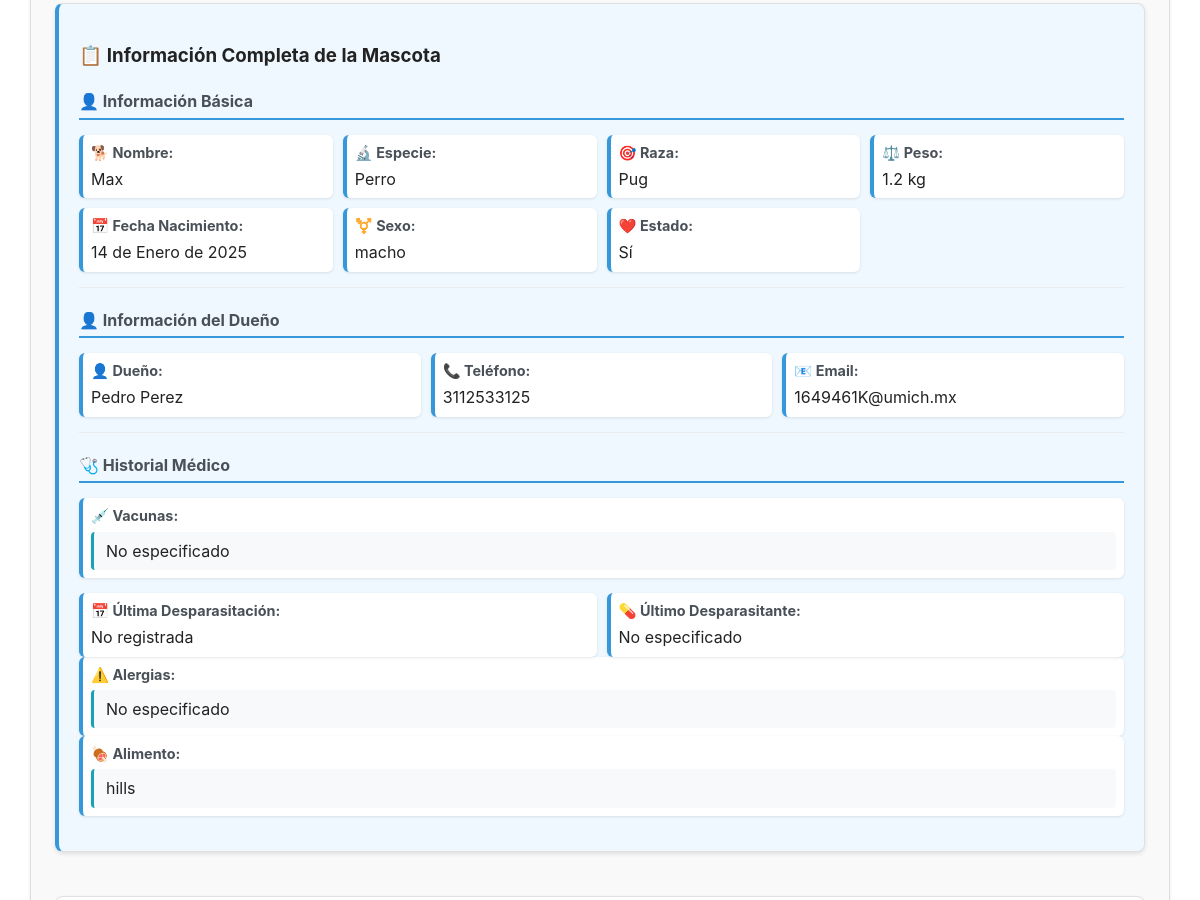
/guarderia-Hospitalizacion/editarServicioHospitalizacion/1/ (signed in, middle part), run on an earlier commit of the app's database.
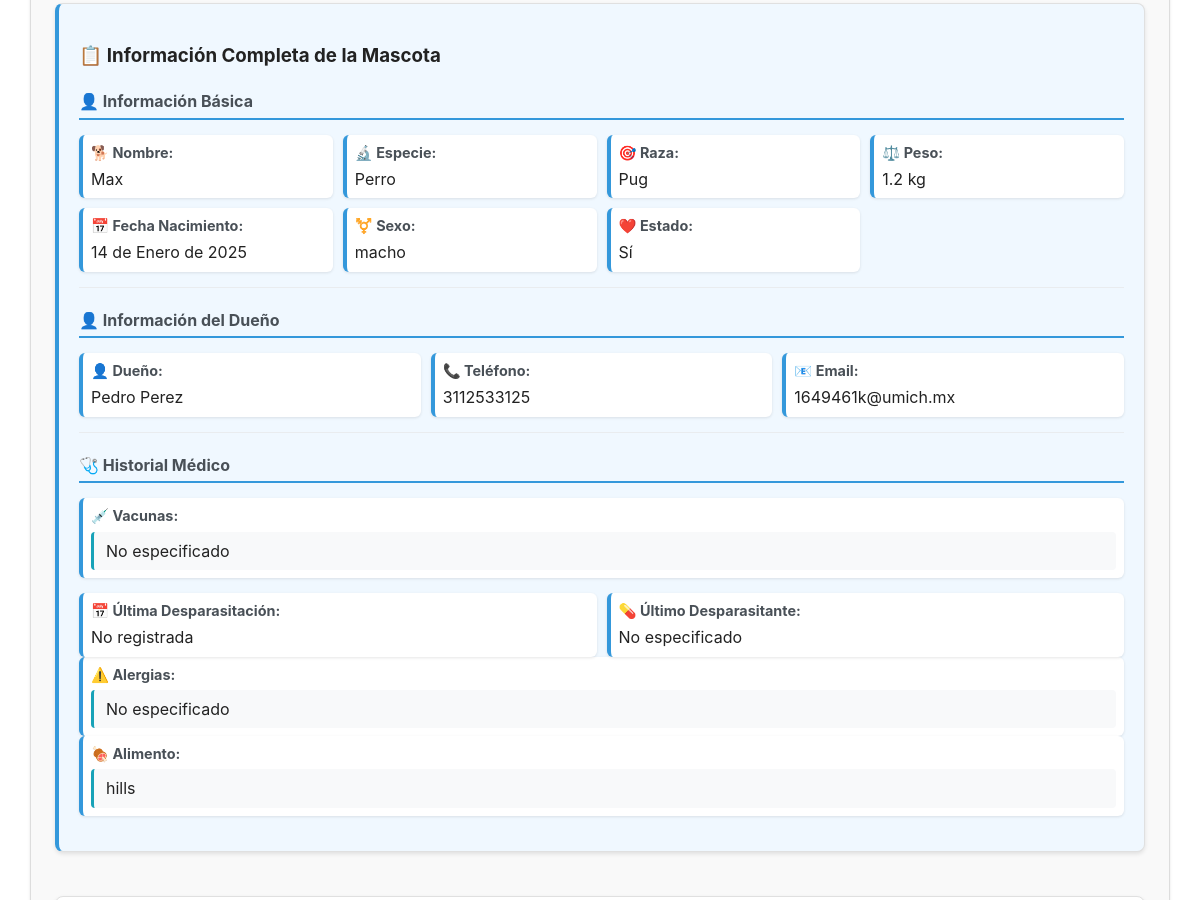
And on a later commit of the database.
### ClientesMascotas/models.py (models this page shows)
class Clientes(models.Model):
    nombre = models.CharField(max_length=255)
    email = models.EmailField(unique=True, blank = True)
    telefono = models.CharField(max_length=20, unique = True)
    direccion = models.TextField(blank=True)

### GuarderiaHospitalizacion/views.py (the view)
# urls.py: path('editarServicioHospitalizacion/<int:pk>/', views.servicio_hospitalizacion_editar, name='servicio_hospitalizacion_editar'),
@login_required
def servicio_hospitalizacion_editar(request, pk):
    hospitalizacion = get_object_or_404(Hospitalizacion, pk=pk)
    mascotas = Mascotas.objects.all().select_related('cliente')
    mascota_id = request.GET.get('mascota') or request.POST.get('mascota') or str(hospitalizacion.mascota.id) if hospitalizacion.mascota else None
    datos_mascota = None
    mascota = None
    if mascota_id:
        try:
            mascota = Mascotas.objects.get(pk=mascota_id)
            datos_mascota = {
                'nombre': mascota.nombre,
                'especie': mascota.especie,
                'raza': mascota.raza,
                'fechaNacimiento': mascota.fechaNacimiento,
                'peso': mascota.peso,
                'sexo': mascota.get_sexo_display(),
                'vacunas': mascota.vacunas,
                'alergias': mascota.alergias,
                'vive': mascota.vive,
                'ultimaDesparasitacion': mascota.ultimaDesparasitacion,
                'ultimoDesparasitante': mascota.ultimoDesparasitante,
                'alimento': mascota.alimento,
                'cliente_nombre': mascota.cliente.nombre,
                'cliente_telefono': mascota.cliente.telefono,
                'cliente_email': mascota.cliente.email,
            }
        except Mascotas.DoesNotExist:
            mascota_id = None
    if request.method == 'POST':
        form = HospitalizacionUpdateForm(request.POST, instance=hospitalizacion)
        if form.is_valid():
            hospitalizacion_editada = form.save(commit=False)
            if mascota_id and mascota:
                hospitalizacion_editada.mascota = mascota
            if 'fotoAntes' in request.FILES and request.FILES['fotoAntes']:
                hospitalizacion_editada.fotoAntes = encode_image_to_base64(request.FILES['fotoAntes'])
            else:
                pass  # Django automáticamente mantiene el valor existente
            if 'fotoDespues' in request.FILES and request.FILES['fotoDespues']:
                hospitalizacion_editada.fotoDespues = encode_image_to_base64(request.FILES['fotoDespues'])
            else:
                pass
            hospitalizacion_editada.save()
            messages.success(request, "Servicio de hospitalización actualizado correctamente.")
            return redirect('servicio_hospitalizacion_detalle', pk=hospitalizacion.pk)
    else:
        form = HospitalizacionUpdateForm(instance=hospitalizacion)
    return render(request, 'guarderiaHospitalizacion/hospitalizacion/editarServicio.html', {
        'form': form,
        'mascotas': mascotas,
        'mascota_id': mascota_id,
        'datos_mascota': datos_mascota,
        'hospitalizacion_actual': hospitalizacion
    })

### templates/guarderiaHospitalizacion/hospitalizacion/editarServicio.html (shortened to what this page needs)
{% extends 'base.html' %}
{% block content %}
<section class="container">
    <form method="post" enctype="multipart/form-data">
        {% if datos_mascota %}
        <div class="form-section" style="background: #f0f8ff; border-left: 4px solid #3498db;">
            <h3>📋 Información Completa de la Mascota</h3>
            <div class="info-section">
                <h4>👤 Información Básica</h4>
                <div class="info-grid">
                    <div class="info-item">
                        <strong>🐕 Nombre:</strong>
                        <span>{{ datos_mascota.nombre }}</span>
                    </div>
                    <div class="info-item">
                        <strong>🔬 Especie:</strong>
                        <span>{{ datos_mascota.especie }}</span>
                    </div>
                    <div class="info-item">
                        <strong>🎯 Raza:</strong>
                        <span>{{ datos_mascota.raza }}</span>
                    </div>
                    <div class="info-item">
                        <strong>⚖️ Peso:</strong>
                        <span>{{ datos_mascota.peso }} kg</span>
                    </div>
                    <div class="info-item">
                        <strong>📅 Fecha Nacimiento:</strong>
                        <span>{{ datos_mascota.fechaNacimiento }}</span>
                    </div>
                    <div class="info-item">
                        <strong>⚧️ Sexo:</strong>
                        <span>{{ datos_mascota.sexo }}</span>
                    </div>
                    <div class="info-item">
                        <strong>❤️ Estado:</strong>
                        <span>{% if datos_mascota.vive %}Sí{% else %}No{% endif %}</span>
                    </div>
                </div>
            </div>
            <div class="info-section">
                <h4>👤 Información del Dueño</h4>
                <div class="info-grid">
                    <div class="info-item">
                        <strong>👤 Dueño:</strong>
                        <span>{{ datos_mascota.cliente_nombre }}</span>
                    </div>
                    <div class="info-item">
                        <strong>📞 Teléfono:</strong>
                        <span>{{ datos_mascota.cliente_telefono }}</span>
                    </div>
                    <div class="info-item">
                        <strong>📧 Email:</strong>
                        <span>{{ datos_mascota.cliente_email }}</span>
                    </div>
                </div>
            </div>
            <div class="info-section">
                <h4>🩺 Historial Médico</h4>
                <div class="info-item full-width">
                    <strong>💉 Vacunas:</strong>
                    <div class="info-content">
                        {{ datos_mascota.vacunas|default:"No especificado" }}
                    </div>
                </div>
                <div class="info-grid">
                    <div class="info-item">
                        <strong>📅 Última Desparasitación:</strong>
                        <span>{{ datos_mascota.ultimaDesparasitacion|default:"No registrada" }}</span>
                    </div>
                    <div class="info-item">
                        <strong>💊 Último Desparasitante:</strong>
                        <span>{{ datos_mascota.ultimoDesparasitante|default:"No especificado" }}</span>
                    </div>
                </div>
                <div class="info-item full-width">
                    <strong>⚠️ Alergias:</strong>
                    <div class="info-content">
                        {{ datos_mascota.alergias|default:"No especificado" }}
                    </div>
                </div>
                <div class="info-item full-width">
                    <strong>🍖 Alimento:</strong>
                    <div class="info-content">
                        {{ datos_mascota.alimento|default:"No especificado" }}
                    </div>
                </div>
            </div>
        </div>
        {% endif %}
        <div class="form-section">
        </div>
    </form>
</section>
{% endblock %}

What changed in the data, as far as the page shows it:
changed Clientes "Pedro Perez": cliente_email "1649461K@umich.mx" → "1649461k@umich.mx"
